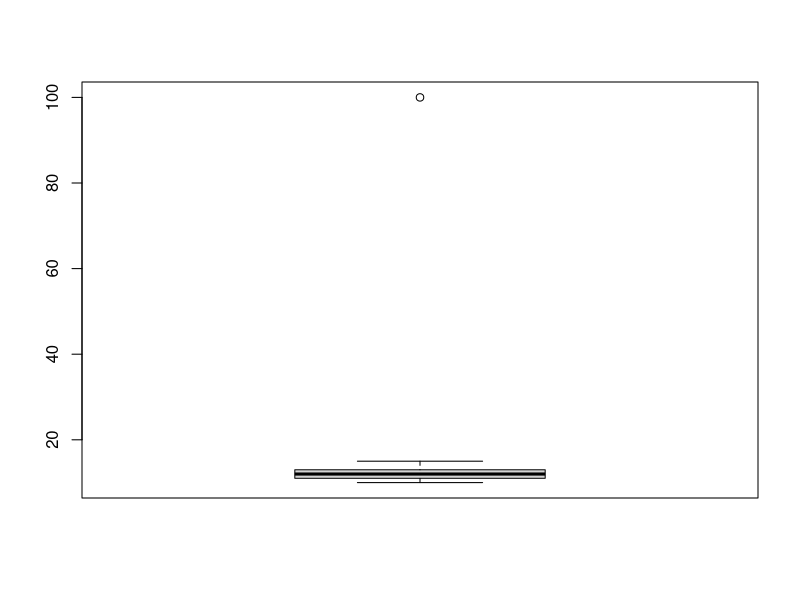

Write the R code that produced this figure.
# z score method
data = c(10, 10, 11, 11, 12, 12, 13, 12, 11, 14, 13, 15, 100)

mean.data = mean(data)
std.data = sd(data)

z.scores = (data - mean.data) / std.data

# outliers have -3 < z.score < 3
outliers = data[abs(z.scores) > 3]
outliers

# inter quartile range method
data = c(10, 10, 11, 11, 12, 12, 13, 12, 11, 14, 13, 15, 100)

q1 = quantile(data, 0.25)
q3 = quantile(data, 0.75)
iqr = q3 - q1

# outliers lie outside of the inter quartile range
outliers <- data[data < q1 | data > q3]
outliers

# boxplot method (purely visualisation)
data = c(10, 10, 11, 11, 12, 12, 13, 12, 11, 14, 13, 15, 100)
boxplot(data)
